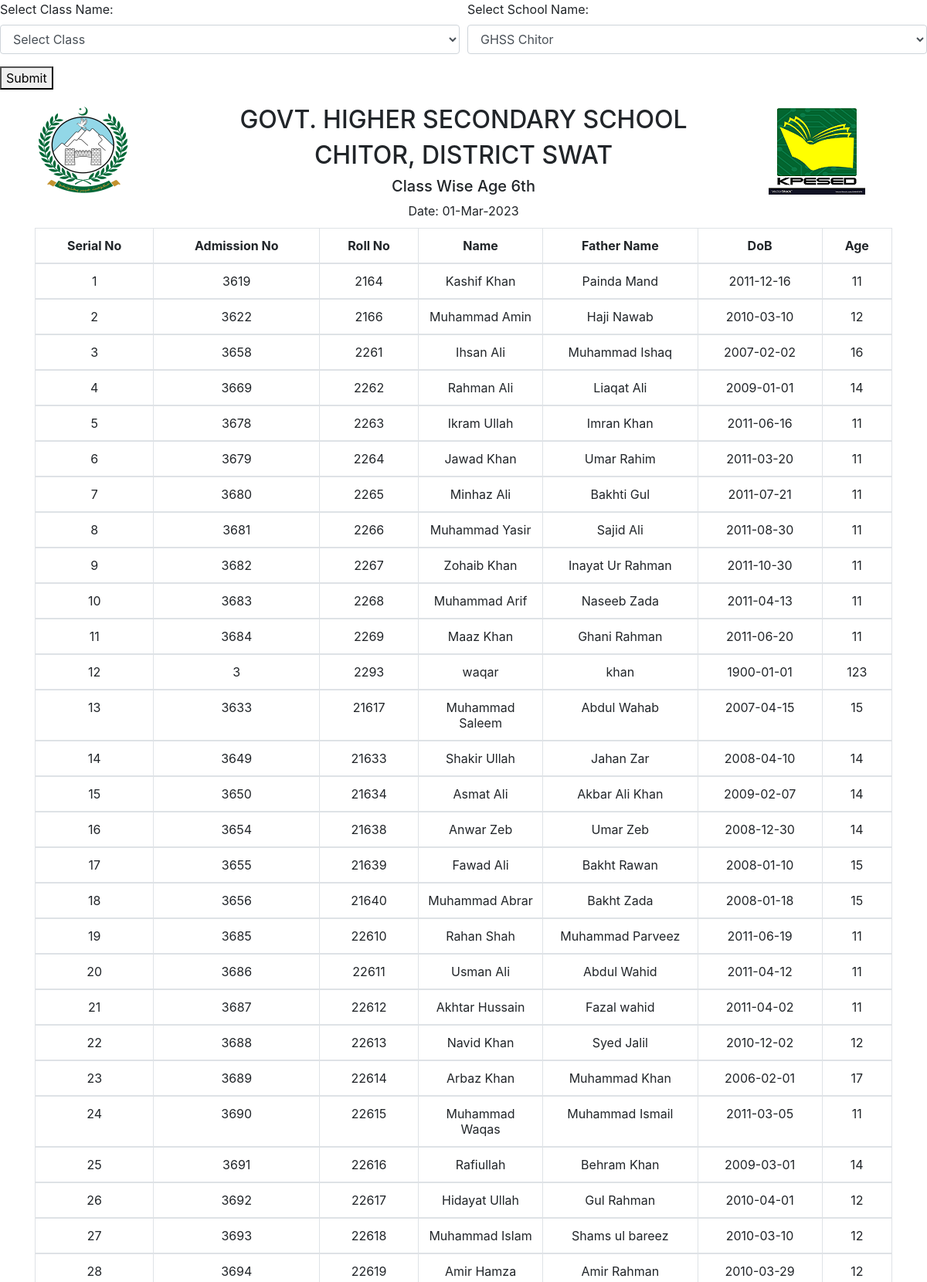
Screenshot of /class_wise_age.php (upper part) with the database file from the repository.
### tables this page shows
CREATE TABLE `students_info` (
  `Roll_No` int(11) NOT NULL,
  `Name` varchar(100) NOT NULL,
  `FName` varchar(100) NOT NULL,
  `Dob` date DEFAULT NULL,
  `Mobile_No` varchar(12) NOT NULL DEFAULT '03',
  `Admission_Date` date DEFAULT NULL,
  `Admission_No` int(6) DEFAULT NULL,
  `Father_Cnic` varchar(15) DEFAULT NULL,
  `Student_Form_B` varchar(15) DEFAULT NULL,
  `School` varchar(200) NOT NULL DEFAULT 'GHSS CHITOR',
  `Class` enum('5th','6th A','6th B','7th','8th A','8th B','8th','10th A','10th B','9th A','9th B','6th','7th A','7th B','4th','11th') NOT NULL,
  `Class_Position` varchar(20) DEFAULT NULL,
  `Status` int(11) NOT NULL DEFAULT 1
);

### class_wise_age.php (the view, shortened to what this page needs)
<?php
require_once 'sand_box.php';
$link=connect();
?>
<form action="#" method="GET">
<div class="form-row no-print">
<?php
  $selected_class='';
  select_class($selected_class);
  select_school($SCHOOL_SHOW);?>
</div>
<button class="no-print" type="submit" name="submit" class="btn btn-primary">
  Submit
</button>
</form>
<?php
if (isset($_GET['submit'])) {
$class_name=$_GET['class_exam'];
$class_name=str_replace('\'', '', $class_name);
}
else {
    $class_name="6th";
}
Page_Header('Class wise age '.$class_name);
?>
</head>
<body>
<?php
if (isset($_GET['school'])) {
    $school_name=$_GET['school'];
    $school_name=str_replace('\'', '', $school_name);
}
else {
    $school_name ='GHSS CHITOR';
}
?>
<div class="container">
    <div class="row m-t-1">
        <div class="log col-sm-2">
            <img src="./images/khyber.png" alt="khyber">
        </div>
        <div class="header text-center col-sm-8">
        <h2>GOVT. HIGHER SECONDARY SCHOOL </h2>
        <h2 >  CHITOR, DISTRICT SWAT  </h2>
        <h5>
           Class Wise Age
            <?php echo $class_name;  ?>
        </h5>
                     Date: <?php echo date('d-M-Y') ?>
        </div>
        <div class="logo2 col-sm-2">
        <img src="./images/kpesed.png" alt="kpesed.png">
        </div>
    </div>
</div>
<div class="container">
    <table class="table table-bordered" id="award-list">
        <thead>
    <tr>
        <th>Serial No</th>
        <th>Admission No </th>
        <th>Roll No </th>
        <th>Name </th>
        <th>Father Name</th>
        <th>DoB</th>
        <th>Age</th>
    </tr>
    <thead>
        <?php
        $q="Select * from students_info WHERE
              Class='$class_name'
              AND
              School='$school_name'
              AND
              Status='1' order by Roll_No ASC";
        $qr=mysqli_query($link, $q) or die('Error in Q 1'.mysqli_error($link));
        $i=1;
        while ($qfa=mysqli_fetch_assoc($qr)) {
            $age = calculate_age($qfa['Dob']);
                echo  '<tr>
                            <td>'.$i. '</td>
                            <td>'.$qfa['Admission_No'].'</td>
                            <td>'.$qfa['Roll_No'].'</td>
                            <td>'.$qfa['Name'].'</td>
                            <td>'.$qfa['FName'].'</td>
                            <td>'.$qfa['Dob'].'</td>
                            <td>'.$age.'</td>
                        </tr>';
            $i++;
        }
        ?>
    </table>
</div>
<?php Page_close(); ?>

### sand_box.php (shortened to what this page needs)
<?php
        $link=connect();
function Page_header($page_name)
{
    echo '<!DOCTYPE html>
<html lang="en">
    <head>
        <title>' .$page_name.  '</title>
        <meta charset="utf-8">
        <meta name="viewport" content="width=device-width, initial-scale=1">
        <link rel="stylesheet" href="css/bootstrap.min.css">
        <link rel="stylesheet" href="css/custom.css">
        <link rel="stylesheet" href="css/style.css">
        <script type="text/javascript" src="js/jquery3.6.js">  </script>
        <script type="text/javascript" src="js/bootstrap.bundle.js"></script>
        <script type="text/javascript" src="js/bootstrap.bundle.min.js.map"></script>
        <script type="text/javascript" src="js/custom.js"></script>';
}
function Page_close()
{
    echo'</body>
		</html>';
}
function select_single_column_array_data($column_name,$table_name,$where_column,$where_value){
    $q="SELECT $column_name from $table_name WHERE $where_column=$where_value";
    global $link;
    $exe=mysqli_query($link,$q);
    $data=[];
while($exer=mysqli_fetch_assoc($exe)){
    $value=$exer[$column_name];
array_push($data,$value);
}
return $data;
}
function select_class($selected_class) {
    echo "
<div class='form-group col-md-6'>
	<label for='class_exam'>Select Class Name: </label>
              <select class='form-control' name='class_exam' required>
                <option value=''>Select Class </option>";
    echo "   </select>
      </div>
";
}
function select_school($selected_school)
{
    $school_names_array=select_single_column_array_data("Name","schools","Status","1");
    echo "
	<div class='form-group col-md-6'>
		<label for='school'>Select School Name: </label>
              <select class='form-control' name='school' required>
                <option value=''>Select School </option>";
                for($i=0;$i<count($school_names_array);$i++){
                    echo "<option value='$school_names_array[$i]'";
                         if ($selected_school==$school_names_array[$i]){
                            echo "selected";
                         }
                    echo"> $school_names_array[$i] </option> ";
                 }
                 echo "   </select>
                   </div>
             ";
}
function calculate_age($dob)
{
    $date = new DateTime($dob);
    $now = new DateTime();
    $interval = $now->diff($date);
    return $interval->y;
}
?>

### css/style.css (style rules this page uses)
table { text-align: center; margin: 10px auto; width: 90%; }
table td { max-width: 100px; }
.text-center { text-align: center; }
.m-t-1 { margin-top:20px; }

### rows the page displays
students_info: Admission_No "3619", Roll_No "2164", Name "Kashif Khan", FName "Painda Mand", Dob "2011-12-16", Dob "11"
students_info: Admission_No "3622", Roll_No "2166", Name "Muhammad Amin", FName "Haji Nawab", Dob "2010-03-10", Dob "12"
students_info: Admission_No "3658", Roll_No "2261", Name "Ihsan Ali", FName "Muhammad Ishaq", Dob "2007-02-02", Dob "16"
students_info: Admission_No "3669", Roll_No "2262", Name "Rahman Ali", FName "Liaqat Ali", Dob "2009-01-01", Dob "14"
students_info: Admission_No "3678", Roll_No "2263", Name "Ikram Ullah", FName "Imran Khan", Dob "2011-06-16", Dob "11"
students_info: Admission_No "3679", Roll_No "2264", Name "Jawad Khan", FName "Umar Rahim", Dob "2011-03-20", Dob "11"
students_info: Admission_No "3680", Roll_No "2265", Name "Minhaz Ali", FName "Bakhti Gul", Dob "2011-07-21", Dob "11"
students_info: Admission_No "3681", Roll_No "2266", Name "Muhammad Yasir", FName "Sajid Ali", Dob "2011-08-30", Dob "11"
students_info: Admission_No "3682", Roll_No "2267", Name "Zohaib Khan", FName "Inayat Ur Rahman", Dob "2011-10-30", Dob "11"
students_info: Admission_No "3683", Roll_No "2268", Name "Muhammad Arif", FName "Naseeb Zada", Dob "2011-04-13", Dob "11"
students_info: Admission_No "3684", Roll_No "2269", Name "Maaz Khan", FName "Ghani Rahman", Dob "2011-06-20", Dob "11"
students_info: Admission_No "3", Roll_No "2293", Name "waqar", FName "khan", Dob "1900-01-01", Dob "123"
students_info: Admission_No "3633", Roll_No "21617", Name "Muhammad Saleem", FName "Abdul Wahab", Dob "2007-04-15", Dob "15"
students_info: Admission_No "3649", Roll_No "21633", Name "Shakir Ullah", FName "Jahan Zar", Dob "2008-04-10", Dob "14"
students_info: Admission_No "3650", Roll_No "21634", Name "Asmat Ali", FName "Akbar Ali Khan", Dob "2009-02-07", Dob "14"
students_info: Admission_No "3654", Roll_No "21638", Name "Anwar Zeb", FName "Umar Zeb", Dob "2008-12-30", Dob "14"
students_info: Admission_No "3655", Roll_No "21639", Name "Fawad Ali", FName "Bakht Rawan", Dob "2008-01-10", Dob "15"
students_info: Admission_No "3656", Roll_No "21640", Name "Muhammad Abrar", FName "Bakht Zada", Dob "2008-01-18", Dob "15"
students_info: Admission_No "3685", Roll_No "22610", Name "Rahan Shah", FName "Muhammad Parveez", Dob "2011-06-19", Dob "11"
students_info: Admission_No "3686", Roll_No "22611", Name "Usman Ali", FName "Abdul Wahid", Dob "2011-04-12", Dob "11"
students_info: Admission_No "3687", Roll_No "22612", Name "Akhtar Hussain", FName "Fazal wahid", Dob "2011-04-02", Dob "11"
students_info: Admission_No "3688", Roll_No "22613", Name "Navid Khan", FName "Syed Jalil", Dob "2010-12-02", Dob "12"
students_info: Admission_No "3689", Roll_No "22614", Name "Arbaz Khan", FName "Muhammad Khan", Dob "2006-02-01", Dob "17"
students_info: Admission_No "3690", Roll_No "22615", Name "Muhammad Waqas", FName "Muhammad Ismail", Dob "2011-03-05", Dob "11"
students_info: Admission_No "3691", Roll_No "22616", Name "Rafiullah", FName "Behram Khan", Dob "2009-03-01", Dob "14"
students_info: Admission_No "3692", Roll_No "22617", Name "Hidayat Ullah", FName "Gul Rahman", Dob "2010-04-01", Dob "12"
students_info: Admission_No "3693", Roll_No "22618", Name "Muhammad Islam", FName "Shams ul bareez", Dob "2010-03-10", Dob "12"
students_info: Admission_No "3694", Roll_No "22619", Name "Amir Hamza", FName "Amir Rahman", Dob "2010-03-29", Dob "12"

### other values shown
$class_name "6th"
form field school "GHSS Chitor"
